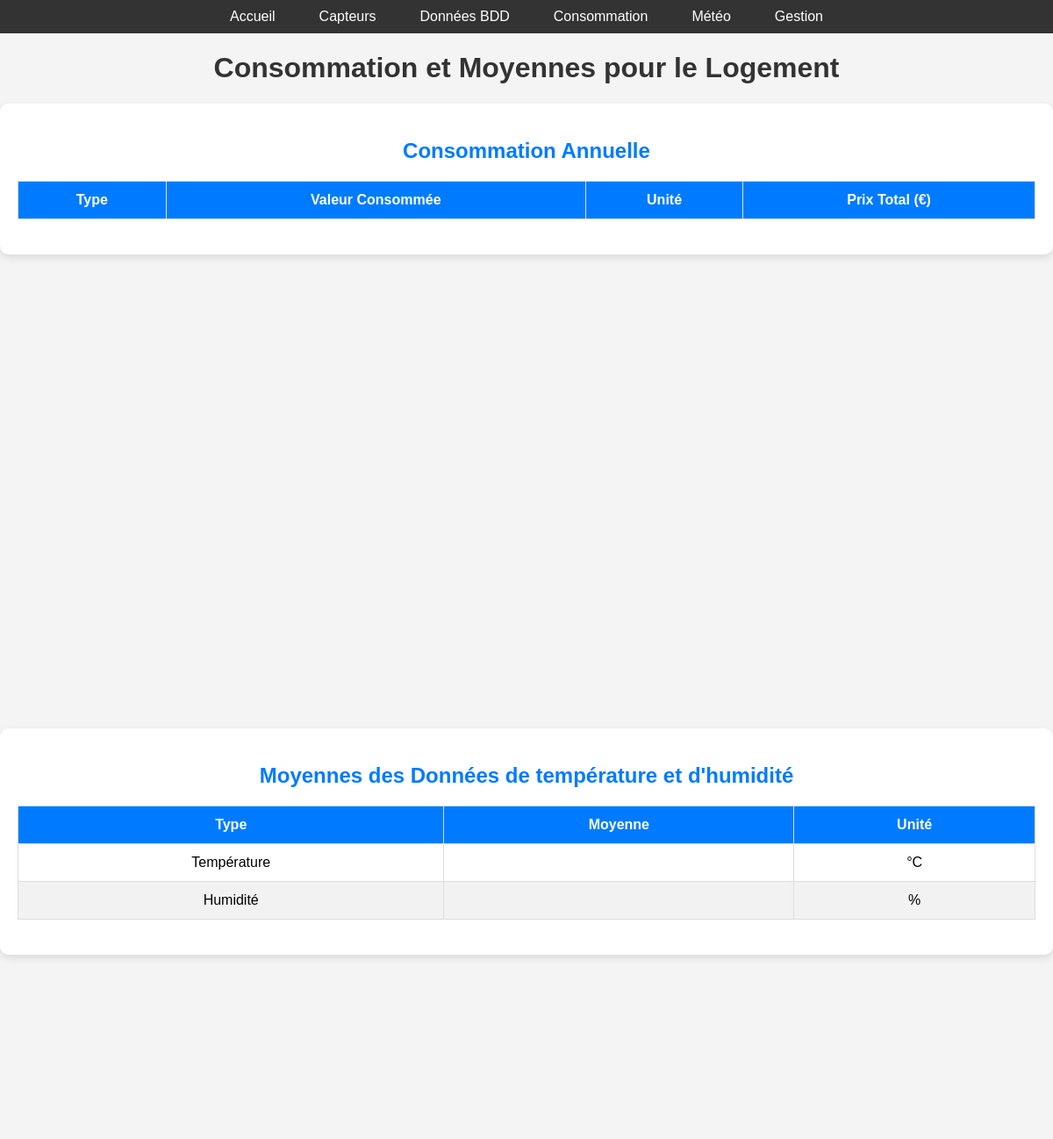
The app's page /consommation/LOG001 (upper part), older data.
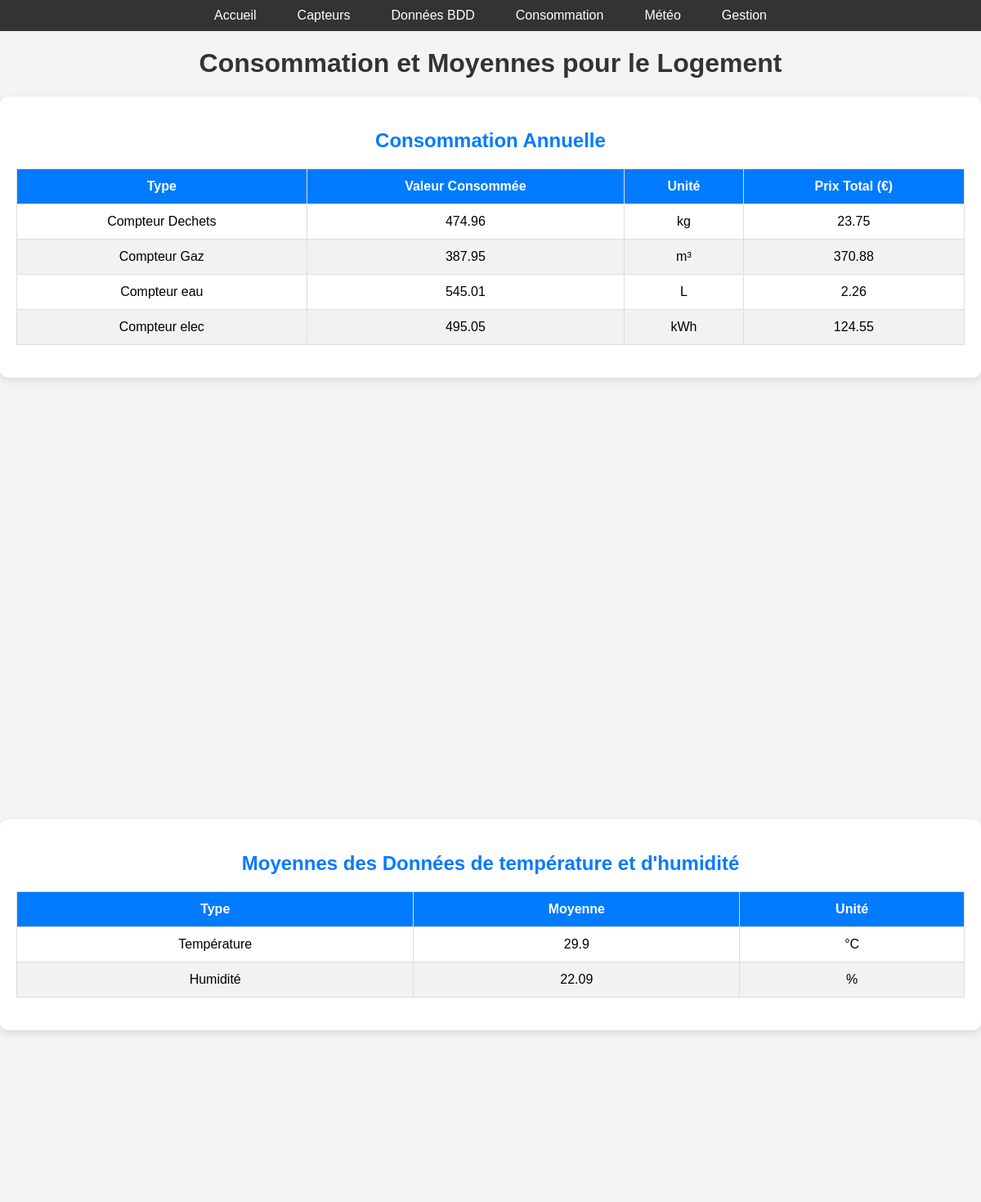
The same page, newer data.
### tables this page shows
CREATE TABLE Facture (
    FACTURE_ID INTEGER PRIMARY KEY AUTOINCREMENT,
    LOGEMENT_ID TEXT,
    type_facture TEXT,      -- electricite, eau...
    date_facture DATE,
    montant FLOAT,
    valeur_consomme FLOAT,
    FOREIGN KEY (LOGEMENT_ID) REFERENCES Logement(LOGEMENT_ID)
);

CREATE TABLE Type_Capteur_Actionneur (
    TYPE_ID INTEGER PRIMARY KEY AUTOINCREMENT,
    nom TEXT,
    unite_mesure TEXT,
    plage_precision TEXT
);

### serveur_restfull_site_3_8.py (the view)
@app.route('/consommation/<logement_id>')
def consommation(logement_id):
    try:
        conn = get_db_connection()
        cursor = conn.cursor()
        cursor.execute("""
            SELECT f.type_facture, SUM(f.valeur_consomme) as total_consommation,
                   tc.unite_mesure, SUM(f.montant) as total_prix
            FROM Facture f
            INNER JOIN Type_Capteur_Actionneur tc ON f.type_facture = tc.nom
            WHERE f.LOGEMENT_ID = ?
            GROUP BY f.type_facture, tc.unite_mesure
        """, (logement_id,))
        consommations = cursor.fetchall()
        cursor.execute("""
            SELECT AVG(m.valeur) AS moyenne, tc.nom AS type
            FROM Mesure m
            INNER JOIN Capteur_Actionneur ca ON m.CAPTEUR_ID = ca.CAPTEUR_ID
            INNER JOIN Type_Capteur_Actionneur tc ON ca.TYPE_ID = tc.TYPE_ID
            WHERE tc.nom IN ('Capteur Température', 'Capteur Humidité')
            AND ca.PIECE_ID IN (SELECT PIECE_ID FROM Piece WHERE LOGEMENT_ID = ?)
            GROUP BY tc.nom
        """, (logement_id,))
        moyennes = cursor.fetchall()
        conn.close()
        consommations_data = [(row["type_facture"], round(row["total_consommation"], 2),
                               row["unite_mesure"], round(row["total_prix"], 2)) for row in consommations]
        moyennes_data = {row["type"]: round(row["moyenne"], 2) for row in moyennes}
        return render_template(
            'consommation.html',
            consommations=consommations_data,
            moyennes=moyennes_data
        )
    except Exception as e:
        print(f"Erreur lors de la récupération des consommations : {e}")
        return jsonify({'error': 'Erreur lors de la récupération des données'}), 500

### serveur_restfull_site_3_8.py (called while the page is built)
def get_db_connection():
    conn = sqlite3.connect('bdd_essai1.db')
    conn.row_factory = sqlite3.Row  # Permet de transformer les résultats en dictionnaires
    return conn

### templates/consommation.html (shortened to what this page needs)
{% extends 'base.html' %}
{% block content %}
<main>
    <h1 class="centered-title">Consommation et Moyennes pour le Logement {{ logement_id }}</h1>
    <div class="table-container">
        <h2>Consommation Annuelle</h2>
        <table>
            <thead>
                <tr>
                    <th>Type</th>
                    <th>Valeur Consommée</th>
                    <th>Unité</th>
                    <th>Prix Total (€)</th>
                </tr>
            </thead>
            <tbody>
                {% for type, valeur, unite, prix in consommations %}
                <tr>
                    <td>{{ type }}</td>
                    <td>{{ valeur }}</td>
                    <td>{{ unite }}</td>
                    <td>{{ prix }}</td>
                </tr>
                {% endfor %}
            </tbody>
        </table>
    </div>
    <div id="consommation_chart" style="width: 100%; height: 500px;"></div>
    <div class="table-container">
        <h2>Moyennes des Données de température et d'humidité</h2>
        <table>
            <thead>
                <tr>
                    <th>Type</th>
                    <th>Moyenne</th>
                    <th>Unité</th>
                </tr>
            </thead>
            <tbody>
                <tr>
                    <td>Température</td>
                    <td>{{ moyennes['Capteur Température'] }}</td>
                    <td>°C</td>
                </tr>
                <tr>
                    <td>Humidité</td>
                    <td>{{ moyennes['Capteur Humidité'] }}</td>
                    <td>%</td>
                </tr>
            </tbody>
        </table>
    </div>
    <div id="moyenne_chart" style="width: 100%; height: 500px;"></div>
</main>
{% endblock %}

Row changes from the older to the newer data that the page shows:
now on this page (row edited): Facture: type_facture "Compteur Dechets", valeur_consomme "474.96", unite "kg", montant "23.75"
now on this page (row edited): Facture: type_facture "Compteur Gaz", valeur_consomme "387.95", unite "m³", montant "370.88"
now on this page (row edited): Facture: type_facture "Compteur eau", valeur_consomme "545.01", unite "L", montant "2.26"
now on this page (row edited): Type_Capteur_Actionneur: nom "Compteur elec", valeur "495.05", unite_mesure "kWh", prix "124.55"
Text that changed along with them:
{{ moyennes['Capteur Température'] }}: (not shown) → "29.9"
{{ moyennes['Capteur Humidité'] }}: (not shown) → "22.09"
